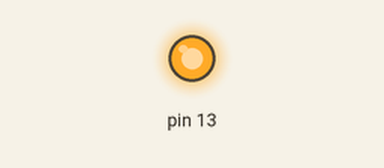
This sketch was run on a simulated Arduino Uno, built with avr-gcc and run on an emulated ATmega328P. On the bench: output pins drawn as LEDs (lit = HIGH). What the sketch prints to the serial monitor is not drawn.

Above: at 0.1 s.
At 2.8 s:
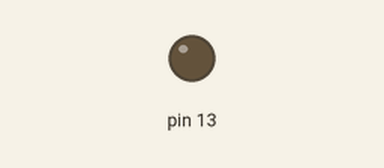
Timing chart, 0 to 4.3 s (numbered marks = the images above):
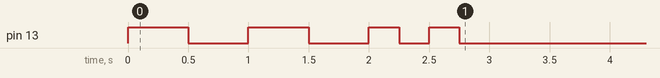

The sketch:

serial_test_p1.ino
```cpp
/*
 * Test program for MicroBrickBreaker. Waits, sends a numpad sequence, then simulates analog input.
 */

#define PACKET_STX 0x80
#define PACKET_ETX 0x81
/*
#define PACKET_CMD_BUTTON 0x00
#define PACKET_CMD_ANALOG 0x01
#define PACKET_CMD_NUMPAD 0x02
*/

uint8_t buf[10];

 /*
void send_packet(uint8_t cmd, uint8_t single_data){
  int n = -1;
  buf[++n] = PACKET_STX;
  buf[++n] = 1;
  buf[++n] = cmd;
  buf[++n] = single_data;
  buf[++n] = PACKET_ETX;
  Serial.write(buf, n + 1);
}

void send_packet(uint8_t cmd, String data){
  int n = -1;
  buf[++n] = PACKET_STX;
  buf[++n] = byte(data.length());
  buf[++n] = cmd;
  for(int i = 0; i < data.length(); i++){
    buf[++n] = byte(data[i]);
  }
  buf[++n] = PACKET_ETX;
  Serial.write(buf, n + 1);
}
*/

void send_packet(uint8_t buttons, uint8_t keypad, uint8_t analog){
  int n = -1;
  buf[++n] = PACKET_STX;
  buf[++n] = buttons;
  buf[++n] = keypad;
  buf[++n] = analog;
  buf[++n] = PACKET_ETX;
  Serial.write(buf, n + 1);
}

void blink_countdown(){
  for(int i = 1; i < 9; i++){
    digitalWrite(13, i % 2);
    delay((i > 4) ? 250 : 500);
  }
}

void trap(float s, uint8_t b, uint8_t k, uint8_t a){
  int cm = millis();
  while(millis() < (cm + s * 1000.0)){
    send_packet(b, k, a);
    delay(50);
  }
}

void setup() {
  // put your setup code here, to run once:
  Serial.begin(115200);
  pinMode(13, OUTPUT);

  /*
  blink_countdown();
  send_packet(PACKET_CMD_BUTTON, LOW);
  blink_sending(2);
  send_packet(PACKET_CMD_BUTTON, HIGH);
  blink_sending(0);
  send_packet(PACKET_CMD_BUTTON, LOW);
  blink_sending(4);
  send_packet(PACKET_CMD_NUMPAD, 2);
  */

  blink_countdown();
  trap(2, 0, 17, 0);
  trap(0.25, 0, 5, 0);
  trap(0.25, 0, 17, 0);
  trap(0.25, 0, 0, 0);
  trap(0.25, 0, 17, 0);
  trap(0.25, 0, 1, 0);

}

void loop() {
  // put your main code here, to run repeatedly:

}
```
